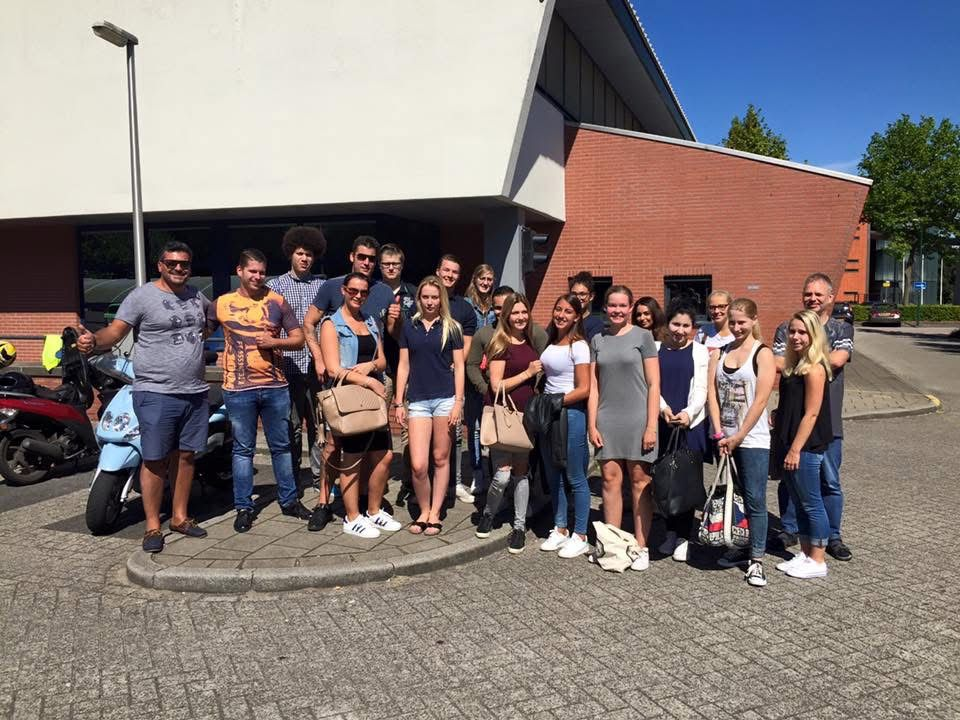
#> input picture img/geslaagde-leerlingen/geslaagd-bus-1.jpg, 960 x 720 px; its folder holds 4 pictures in this run
$ python tmp_vischeck.py
#> lines starting #> are read from the running program, lines starting #| are printed output that depends on the picture
from PIL import Image
from pathlib import Path
import itertools


def phash(path, size=16):
#> called with size = 16
    img = Image.open(path).convert('L').resize((size, size), Image.Resampling.LANCZOS)
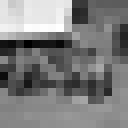
#> img: PIL image 16x16 L (shown 8 times larger); min 0, max 255, mean 123.9
    pixels = list(img.getdata())
#> pixels = 256 values, max 255 at index 55, min 0 at index 83, mean 123.9
    avg = sum(pixels) / len(pixels)
#> avg = 123.9
    return tuple(1 if p > avg else 0 for p in pixels)


def hamming(a, b):
    return sum(x != y for x, y in zip(a, b))


target = Path('img/geslaagde-leerlingen')
files = sorted([f for f in target.iterdir() if f.is_file()])
hashes = [(f.name, phash(f)) for f in files]
#> call 2 of phash, with size = 16
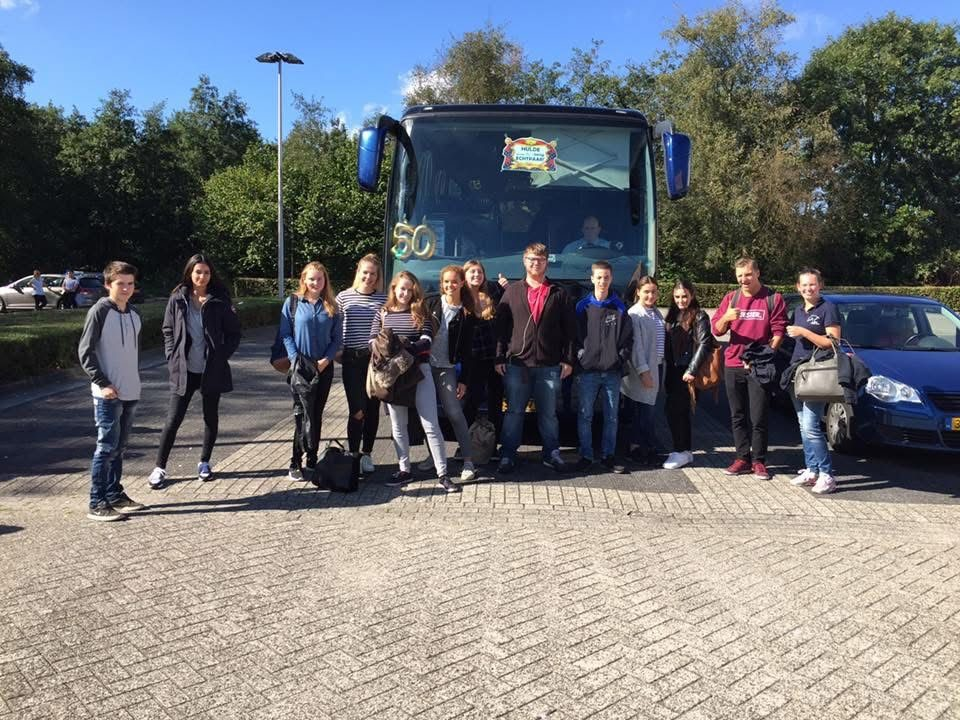
#> input picture img/geslaagde-leerlingen/geslaagd-bus-2.jpg, 960 x 720 px
#> in phash (call 2), `img = Image.open(path).convert('L').resize((size, size), Image.Resampl..`:
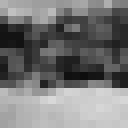
#> img: PIL image 16x16 L (shown 8 times larger); min 13, max 216, mean 117.1
#> in phash (call 2), `pixels = list(img.getdata())`: pixels = 256 values, max 216 at index 198, min 13 at index 154, mean 117.1
#> in phash (call 2), `avg = sum(pixels) / len(pixels)`: avg = 117.1
#> call 3 of phash, with size = 16
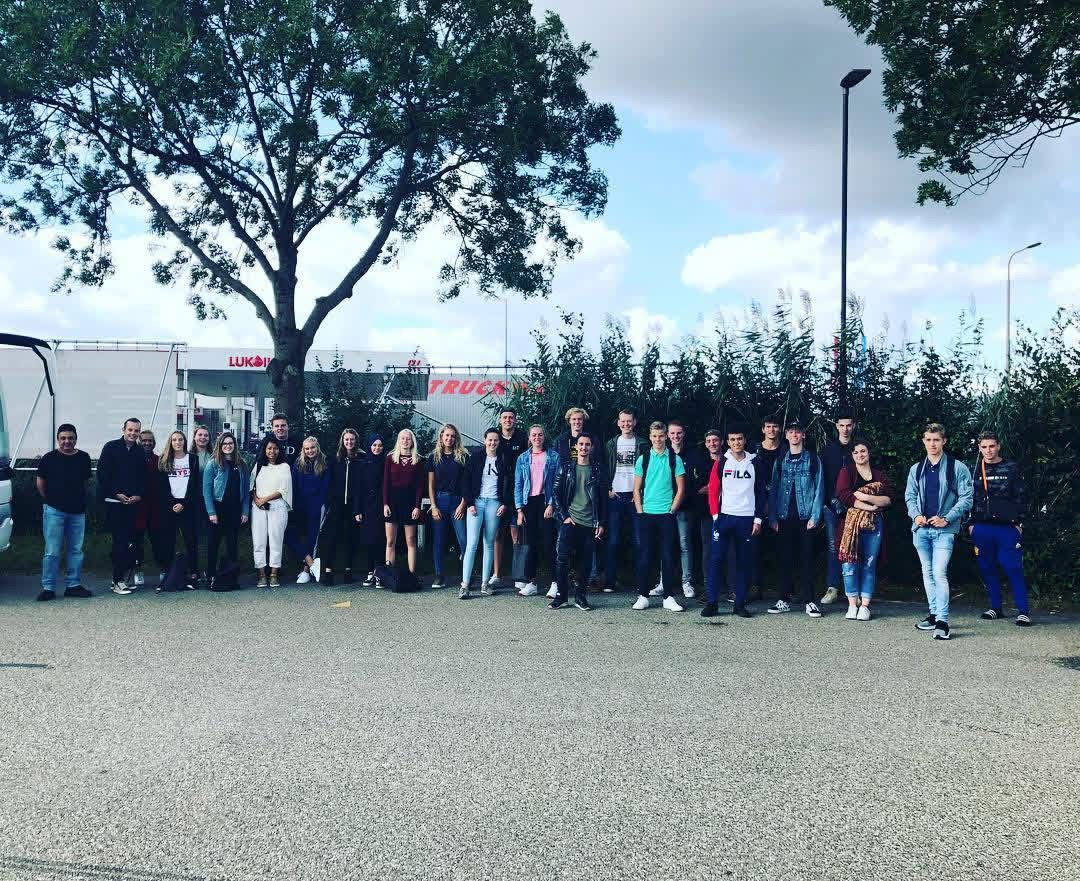
#> input picture img/geslaagde-leerlingen/geslaagd-extra-1.jpeg, 1080 x 881 px
#> in phash (call 3), `img = Image.open(path).convert('L').resize((size, size), Image.Resampl..`:
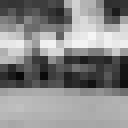
#> img: PIL image 16x16 L (shown 8 times larger); min 8, max 245, mean 136.4
#> in phash (call 3), `pixels = list(img.getdata())`: pixels = 256 values, max 245 at index 75, min 8 at index 146, mean 136.4
#> in phash (call 3), `avg = sum(pixels) / len(pixels)`: avg = 136.4
#> call 4 of phash, with size = 16
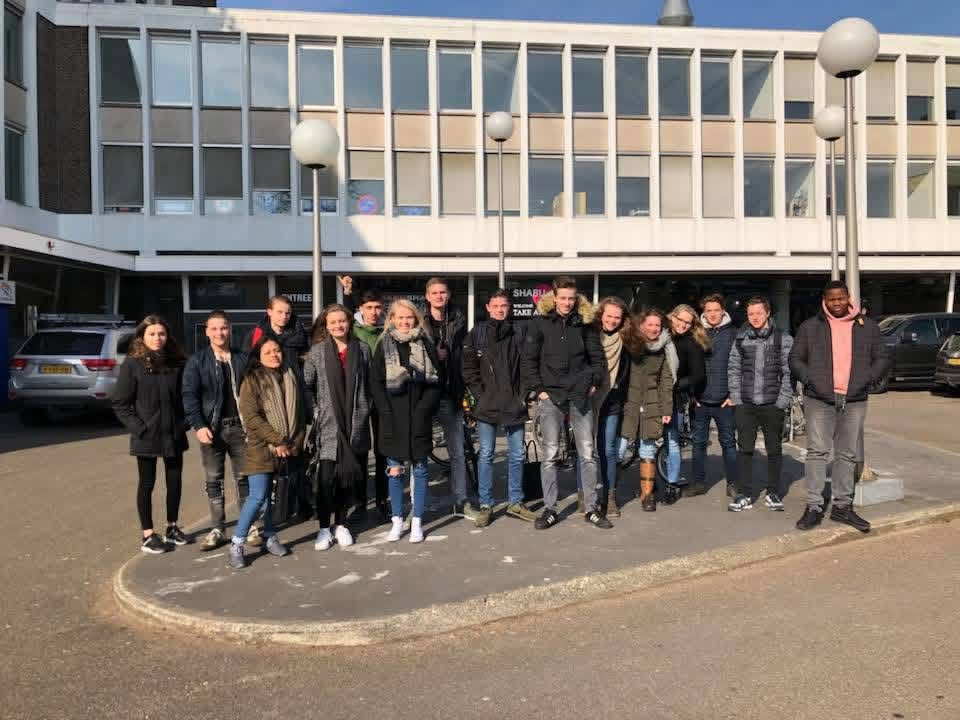
#> input picture img/geslaagde-leerlingen/geslaagd-extra-2.jpeg, 960 x 720 px
#> in phash (call 4), `img = Image.open(path).convert('L').resize((size, size), Image.Resampl..`:
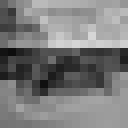
#> img: PIL image 16x16 L (shown 8 times larger); min 13, max 214, mean 122.7
#> in phash (call 4), `pixels = list(img.getdata())`: pixels = 256 values, max 214 at index 75, min 13 at index 97, mean 122.7
#> in phash (call 4), `avg = sum(pixels) / len(pixels)`: avg = 122.7
#> hashes = 4 items
print('=== EXACT VISUAL DUPLICATES ===')
for (n1, h1), (n2, h2) in itertools.combinations(hashes, 2):
    if h1 == h2:
        print(f'{n1} == {n2}')
#> this loop made 6 passes
#> (n1, n2) on passes 1 to 6: ('geslaagd-bus-1.jpg', 'geslaagd-bus-2.jpg'), ('geslaagd-bus-1.jpg', 'geslaagd-extra-1.jpeg'), ('geslaagd-bus-1.jpg', 'geslaagd-extra-2.jpeg'), ('geslaagd-bus-2.jpg', 'geslaagd-extra-1.jpeg'), ('geslaagd-bus-2.jpg', 'geslaagd-extra-2.jpeg'), ('geslaagd-extra-1.jpeg', 'geslaagd-extra-2.jpeg')
print('=== NEAR DUPLICATES <=10 ===')
for (n1, h1), (n2, h2) in itertools.combinations(hashes, 2):
    d = hamming(h1, h2)
    if 0 < d <= 10:
        print(f'{d}: {n1} == {n2}')
#> this loop made 6 passes
#> (n1, n2, d) on passes 1 to 6: ('geslaagd-bus-1.jpg', 'geslaagd-bus-2.jpg', 80), ('geslaagd-bus-1.jpg', 'geslaagd-extra-1.jpeg', 108), ('geslaagd-bus-1.jpg', 'geslaagd-extra-2.jpeg', 84), ('geslaagd-bus-2.jpg', 'geslaagd-extra-1.jpeg', 96), ('geslaagd-bus-2.jpg', 'geslaagd-extra-2.jpeg', 90), ('geslaagd-extra-1.jpeg', 'geslaagd-extra-2.jpeg', 80)
print('=== BEST SOURCE CANDIDATES ===')
source = Path('img/nieuwe geslaagde leerlingen')
#> (the run stopped early here; a loop or call above may not have finished)
